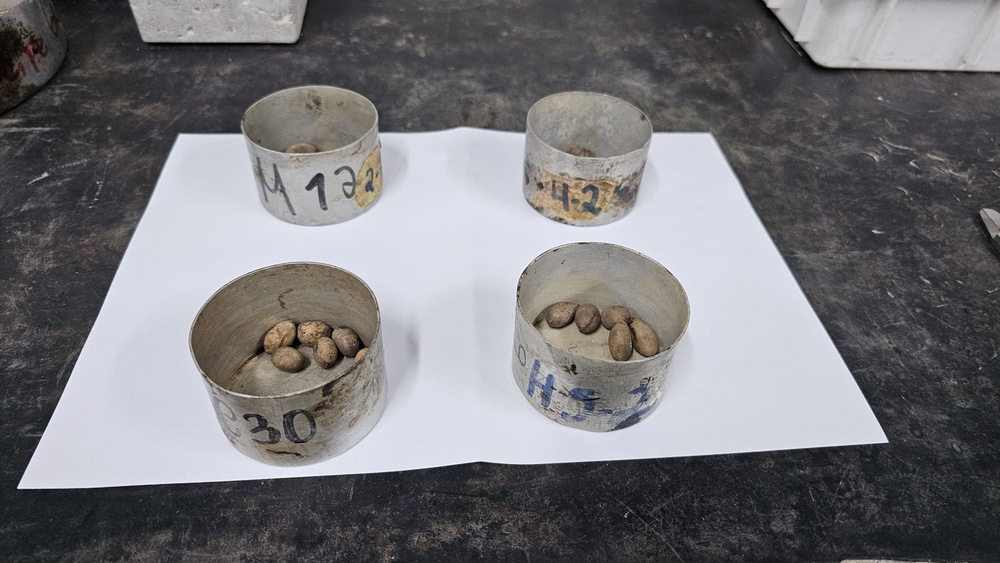
#> input picture images/BioAgg/Parque/2025-12-12 12.35.04.jpg, 1000 x 563 px, shrunk from 4000 x 2252 before the run
$ python Agg_BioAgg_DiameterAnalysis.py
#> lines starting #> are read from the running program, lines starting #| are printed output that depends on the picture; after the words box and inside, x2 and y2 are one past the last pixel; in counts of white or black regions, pixels touching at a corner belong together
#> the answer given: images/BioAgg/Parque/2025-12-12 12.35.04.jpg
#> in analyze_image, img is the input picture: shape (563, 1000, 3); mean B, G, R 120.7, 117.5, 118.3
import cv2
import numpy as np
import pandas as pd
from pathlib import Path
import tkinter as tk
from tkinter import filedialog, messagebox

# Pré-processamento
def preprocess(img: np.ndarray) -> np.ndarray:
    gray = cv2.cvtColor(img, cv2.COLOR_BGR2GRAY)
    gray = cv2.GaussianBlur(gray, (5, 5), 0)
    return gray

# Segmentação (auto-inverte se necessário)
def segment_auto(gray: np.ndarray) -> np.ndarray:
    _, bw = cv2.threshold(gray, 0, 255, cv2.THRESH_BINARY + cv2.THRESH_OTSU)
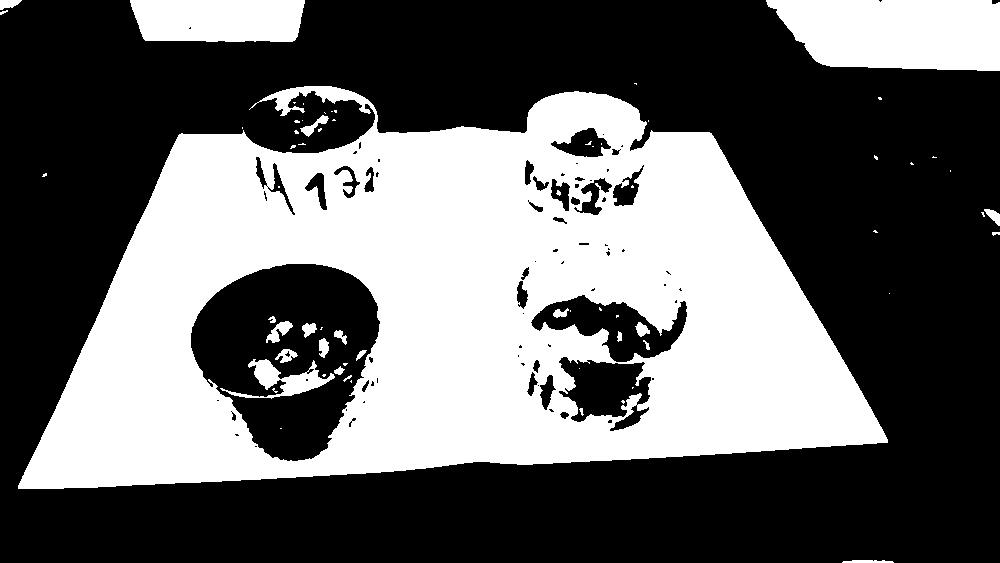
#> bw: shape (563, 1000); 39.8% white; 66 white regions (42 under 20 px), largest, box (x1, y1, x2, y2) and area: (18, 86, 888, 489) 199308, (766, 0, 1000, 71) 14145, (130, 0, 305, 42) 6790

    white_ratio = (bw > 0).mean()
#> white_ratio = 0.398
    if white_ratio > 0.5:
        bw = cv2.bitwise_not(bw)

    k = cv2.getStructuringElement(cv2.MORPH_ELLIPSE, (3, 3))
    bw = cv2.morphologyEx(bw, cv2.MORPH_OPEN, k, iterations=1)
#> bw: shape (563, 1000); 39.7% white; 49 white regions (25 under 20 px), largest, box (x1, y1, x2, y2) and area: (18, 86, 888, 489) 199078, (766, 0, 1000, 71) 14144, (130, 0, 305, 42) 6790
    return bw

# Separar objetos colados (distance transform + watershed)
def split_touching_objects(bw: np.ndarray, fg_thresh: float = 0.45) -> np.ndarray:
#> called with fg_thresh = 0.45
    bw = (bw > 0).astype(np.uint8) * 255

    dist = cv2.distanceTransform(bw, cv2.DIST_L2, 5)
    dist_norm = cv2.normalize(dist, None, 0, 1.0, cv2.NORM_MINMAX)

    _, sure_fg = cv2.threshold(dist_norm, fg_thresh, 1.0, cv2.THRESH_BINARY)
#> sure_fg: shape (563, 1000) float32; values 0 (black) and 1 (white), 8.8% white; 6 white regions, box (x1, y1, x2, y2) and area: (359, 165, 506, 434) 21151, (659, 170, 826, 418) 14295, (79, 172, 246, 450) 12333, (906, 0, 966, 32) 1318, (815, 0, 853, 29) 462, (218, 0, 266, 4) 157
    sure_fg = (sure_fg * 255).astype(np.uint8)

    k = cv2.getStructuringElement(cv2.MORPH_ELLIPSE, (3, 3))
    sure_bg = cv2.dilate(bw, k, iterations=2)
#> sure_bg: shape (563, 1000); 42.3% white; 27 white regions, largest, box (x1, y1, x2, y2) and area: (16, 84, 890, 491) 210464, (764, 0, 1000, 73) 14681, (128, 0, 307, 44) 7259

    unknown = cv2.subtract(sure_bg, sure_fg)
#> unknown: shape (563, 1000); 33.4% white; 27 white regions, largest, box (x1, y1, x2, y2) and area: (16, 84, 890, 491) 162685, (764, 0, 1000, 73) 12901, (128, 0, 307, 44) 7102

    _, markers = cv2.connectedComponents(sure_fg)
#> markers: shape (563, 1000) int32; 7 distinct labels, from 0 to 6
    markers = markers + 1
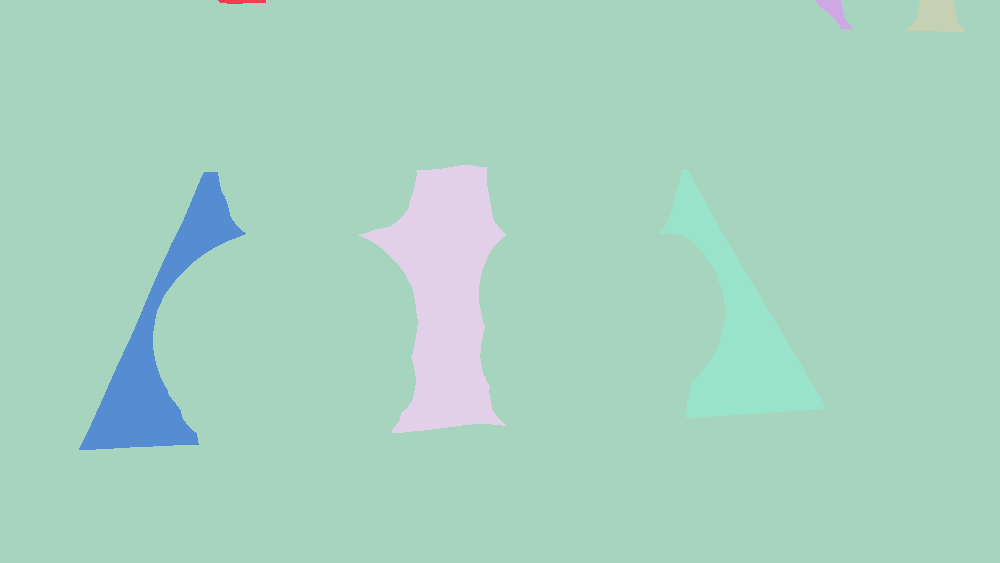
#> markers: shape (563, 1000) int32; 7 distinct labels, from 1 to 7; one colour per label, 0 black
    markers[unknown == 255] = 0
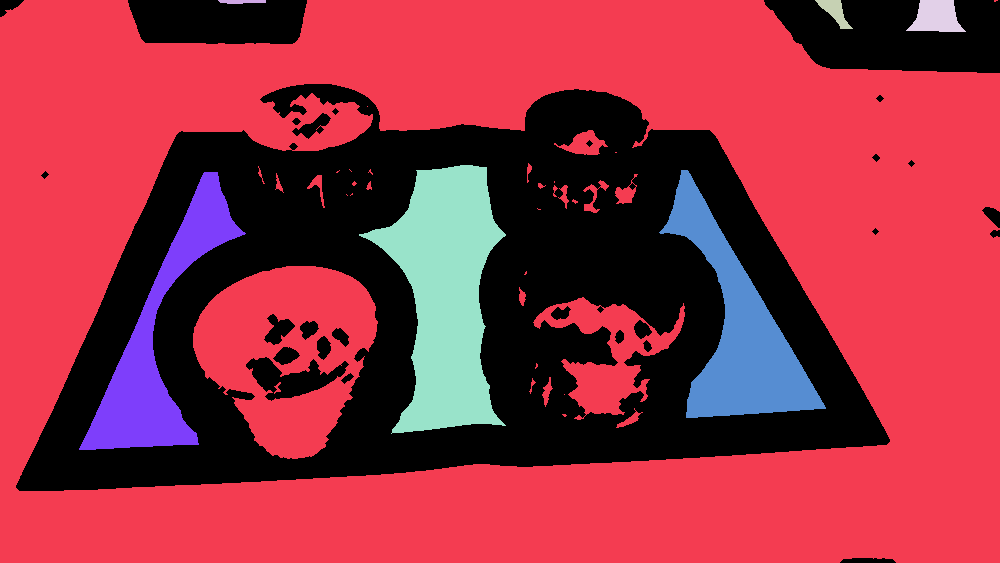
#> markers: shape (563, 1000) int32; 8 distinct labels, from 0 to 7; one colour per label, 0 black

    img3 = cv2.cvtColor(bw, cv2.COLOR_GRAY2BGR)
    markers = cv2.watershed(img3, markers)
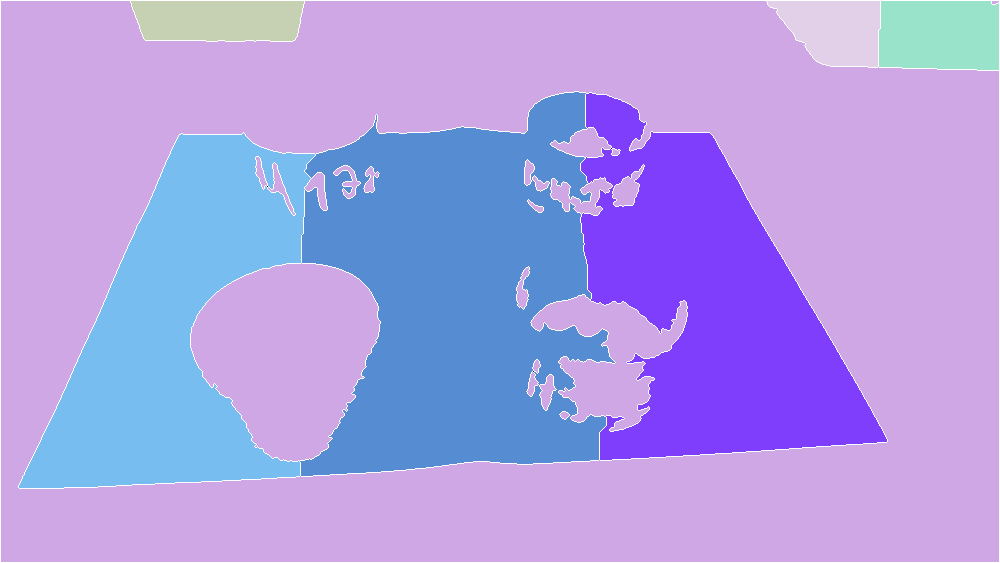
#> markers: shape (563, 1000) int32; 9 distinct labels, from -1 to 7; one colour per label, 0 black, -1 white

    separated = np.zeros_like(bw)
    separated[markers > 1] = 255
    return separated

# Contornos + filtro
def extract_particles(bw: np.ndarray, min_area: int = 50):
    contours, _ = cv2.findContours(bw, cv2.RETR_EXTERNAL, cv2.CHAIN_APPROX_SIMPLE)
    return [c for c in contours if cv2.contourArea(c) >= min_area]

# Medidas: D1/D2/D3 (px)
def feret_diameters(contour: np.ndarray) -> tuple[float, float]:
    rect = cv2.minAreaRect(contour)
    w, h = rect[1]
    return float(max(w, h)), float(min(w, h))

def measure_diameters(contour: np.ndarray) -> dict:
    area = float(cv2.contourArea(contour))
    d1_eq = float(np.sqrt(4 * area / np.pi)) if area > 0 else 0.0
    d2_feret_max, d3_feret_min = feret_diameters(contour)
    return {
        "D1_eq_px": d1_eq,
        "D2_feret_max_px": d2_feret_max,
        "D3_feret_min_px": d3_feret_min,
    }

# Analisar imagem + salvar o output
def analyze_image(
    image_path: str,
    results_dir: str = "results",
    min_area: int = 50,
    fg_thresh: float = 0.45
):
    results_dir = Path(results_dir)
    csv_dir = results_dir / "csv"
    id_dir = results_dir / "identification"
    csv_dir.mkdir(parents=True, exist_ok=True)
    id_dir.mkdir(parents=True, exist_ok=True)

    img = cv2.imread(image_path)
    if img is None:
        raise FileNotFoundError(f"Não foi possível abrir a imagem: {image_path}")

    gray = preprocess(img)
    bw = segment_auto(gray)
    bw_sep = split_touching_objects(bw, fg_thresh=fg_thresh)
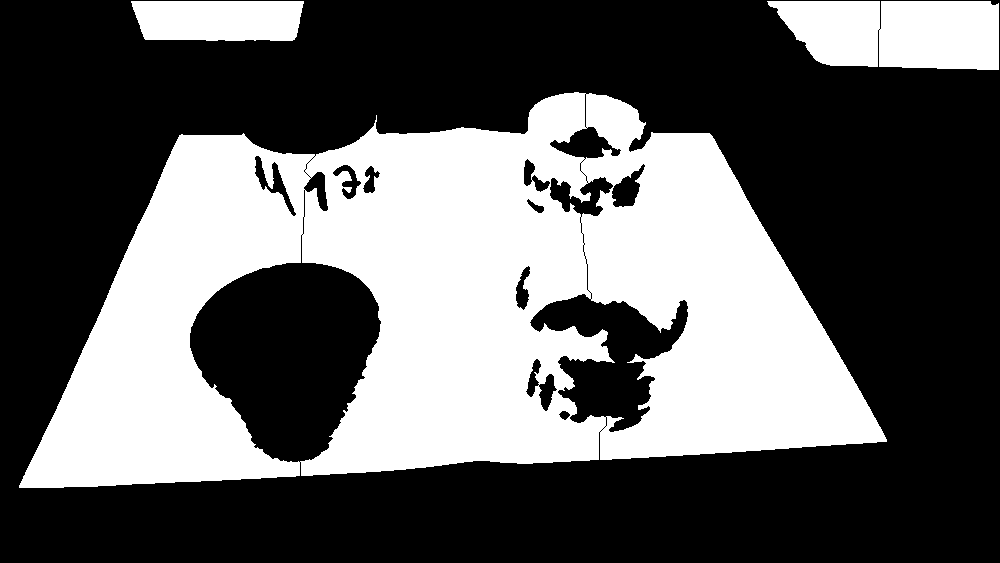
#> bw_sep: shape (563, 1000); 37.8% white; 3 white regions

    contours = extract_particles(bw_sep, min_area=min_area)
#> in extract_particles, `contours, _ = cv2.findContours(bw, cv2.RETR_EXTERNAL, cv2.CHAIN_APPROX..`: contours = 3 contours; box (x1, y1, x2, y2) and area: (19, 92, 887, 488) 234870, (767, 1, 999, 70) 13184, (131, 1, 304, 41) 6190

    # Ordenar por posição (top->bottom, left->right)
    def contour_key(c):
        x, y, w, h = cv2.boundingRect(c)
#> x = 19; y = 92; w = 868; h = 396
        return (y, x)
    contours = sorted(contours, key=contour_key)

    overlay = img.copy()
    rows = []

    for idx, contour in enumerate(contours, start=1):
        # diâmetros
        d = measure_diameters(contour)
        rows.append({"id": idx, **d})

        # desenhar contorno + texto
        cv2.drawContours(overlay, [contour], -1, (0, 255, 0), 2)
        x, y, w, h = cv2.boundingRect(contour)

        label = str(idx)

        # posição do ID (um pouco acima do objeto)
        y_id = max(y - 10, 20)

        cv2.putText(
            overlay,
            label,
            (x, y_id),
            cv2.FONT_HERSHEY_SIMPLEX,
            0.7,
            (255, 0, 255),
            2
        )
#> this loop made 3 passes
#> (area in measure_diameters, d1_eq in measure_diameters, w, h, d2_feret_max in measure_diameters, d3_feret_min in measure_diameters, x) on passes 1 to 3: (6190.5, 88.78, 173, 40, 172, 39, 131), (13184.5, 129.6, 232, 69, 231, 68, 767), (234870, 546.9, 868, 396, 868.3, 368.5, 19)
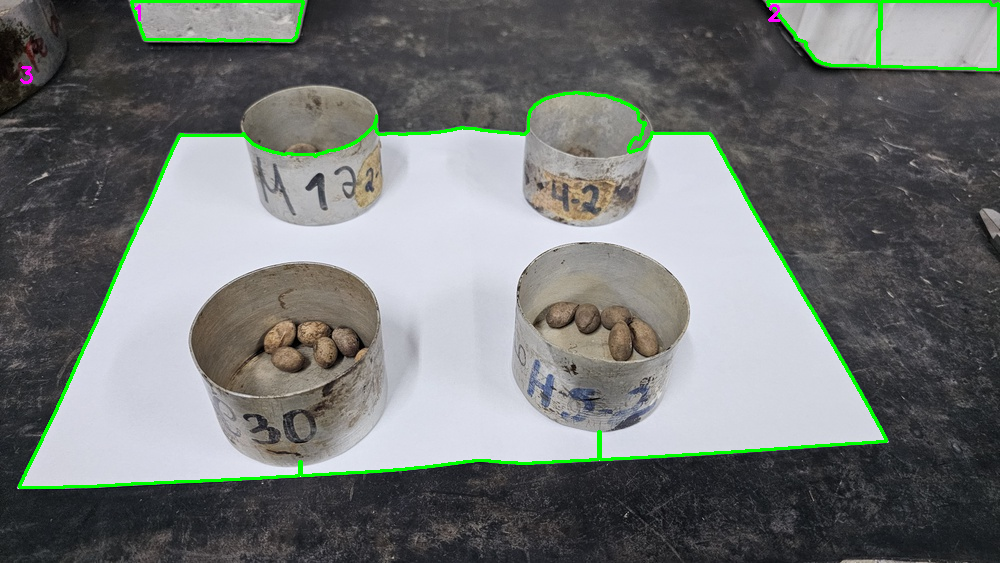
#> overlay: shape (563, 1000, 3); 2.01% of pixels changed, all inside (x1, y1, x2, y2) = (18, 0, 1000, 489)
#> after the loop, rows = 3 items

    # CSV só com diâmetros
    df = pd.DataFrame(rows).sort_values("id")
#> df = table of 3 rows and 4 columns

    base = Path(image_path).stem
    csv_path = csv_dir / f"{base}_diameters_px.csv"
    ann_path = id_dir / f"{base}_identified.png"

#> (the run stopped early here; a loop or call above may not have finished)

$ run again, on images/BioAgg/Parque/2025-12-12 12.35.50.jpg
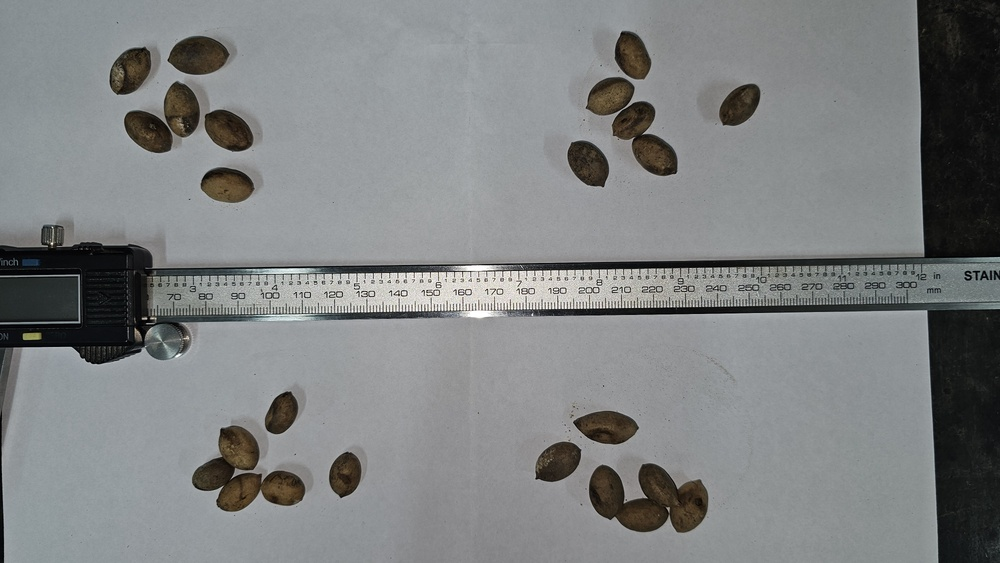
#> input picture images/BioAgg/Parque/2025-12-12 12.35.50.jpg, 1000 x 563 px, shrunk from 4000 x 2252 before the run
#> in analyze_image, img is the input picture: shape (563, 1000, 3); mean B, G, R 130.2, 129.6, 127.2
#> in segment_auto, `_, bw = cv2.threshold(gray, 0, 255, cv2.THRESH_BINARY + cv2.THRESH_OTSU)`:
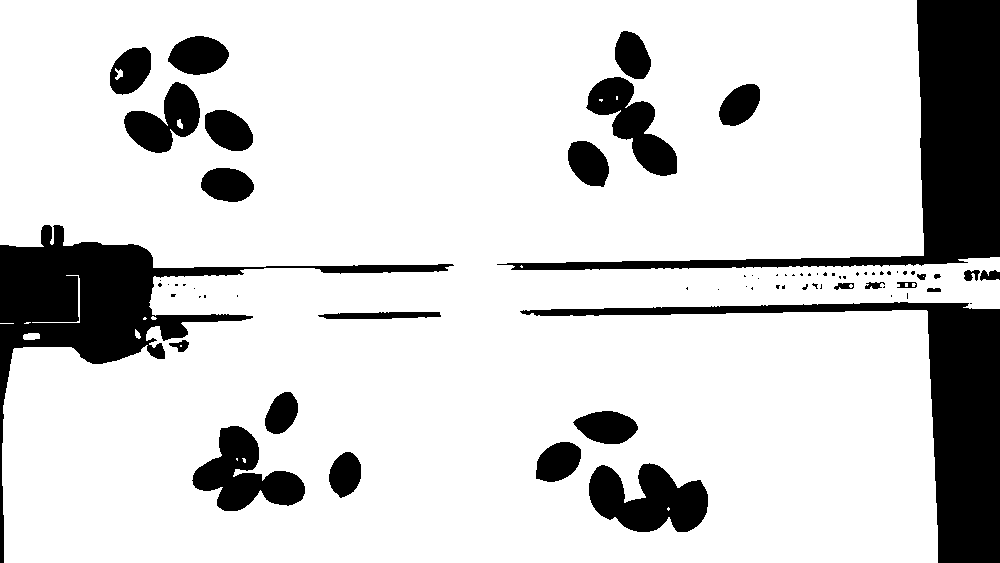
#> bw: shape (563, 1000); 82.6% white; 72 black regions (44 under 20 px), largest, box (x1, y1, x2, y2) and area: (497, 0, 1000, 270) 23933, (0, 225, 454, 563) 20370, (520, 302, 1000, 563) 20077
#> white_ratio = 0.826
#> sure_bg: shape (563, 1000); 20% white; 37 white regions, largest, box (x1, y1, x2, y2) and area: (510, 0, 1000, 277) 26298, (519, 300, 1000, 563) 22360, (0, 223, 254, 563) 22055
#> unknown: shape (563, 1000); 17.2% white; 37 white regions, largest, box (x1, y1, x2, y2) and area: (0, 223, 254, 563) 21971, (510, 0, 1000, 277) 16823, (519, 300, 1000, 563) 16098
#> img3: shape (563, 1000, 3); 17.3% white; 49 white regions (18 under 20 px), largest, box (x1, y1, x2, y2) and area: (512, 0, 1000, 270) 23892, (521, 302, 1000, 563) 20071, (0, 225, 252, 563) 19268
#> bw_sep: shape (563, 1000); 10.4% white; 3 white regions
#> in extract_particles, `contours, _ = cv2.findContours(bw, cv2.RETR_EXTERNAL, cv2.CHAIN_APPROX..`: contours = 3 contours; box (x1, y1, x2, y2) and area: (521, 1, 999, 269) 21626, (522, 303, 999, 562) 17884, (1, 226, 251, 443) 17288
#> in contour_key, `x, y, w, h = cv2.boundingRect(c)`: x = 522; y = 303; w = 477; h = 259
#> the loop in analyze_image, `for idx, contour in enumerate(contours, start=1):` made 3 passes
#> (area in measure_diameters, d1_eq in measure_diameters, w, h, d2_feret_max in measure_diameters, d3_feret_min in measure_diameters, x) on passes 1 to 3: (21626, 165.9, 478, 268, 479.8, 263.6, 521), (17287.5, 148.4, 250, 217, 294.3, 175.2, 1), (17883.5, 150.9, 477, 259, 476, 258, 522)
#> after the loop in analyze_image, `for idx, contour in enumerate(contours, start=1):`:
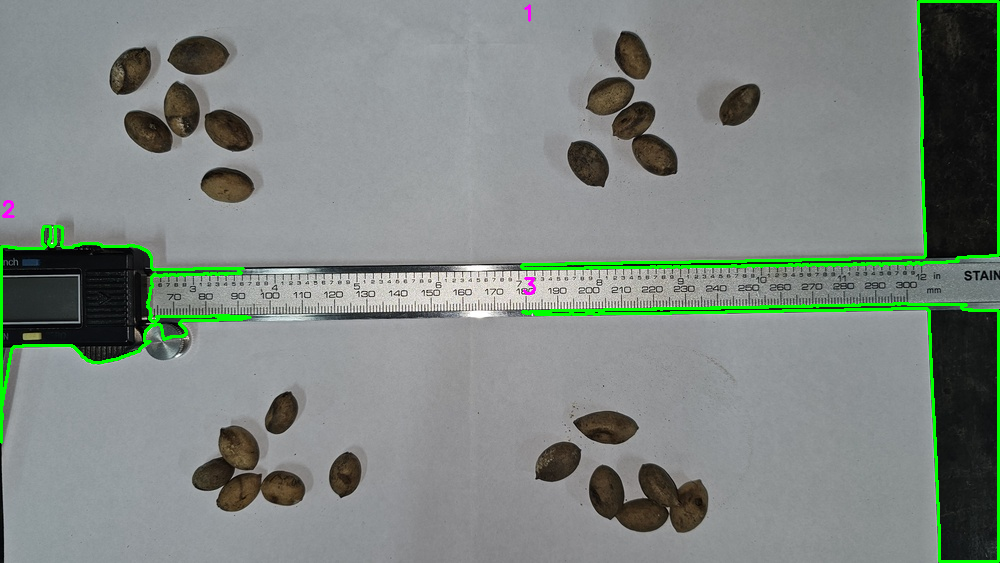
#> overlay: shape (563, 1000, 3); 2.3% of pixels changed, all inside (x1, y1, x2, y2) = (0, 0, 1000, 563)
#> after the loop in analyze_image, `for idx, contour in enumerate(contours, start=1):`: rows = 3 items
#> df = table of 3 rows and 4 columns
